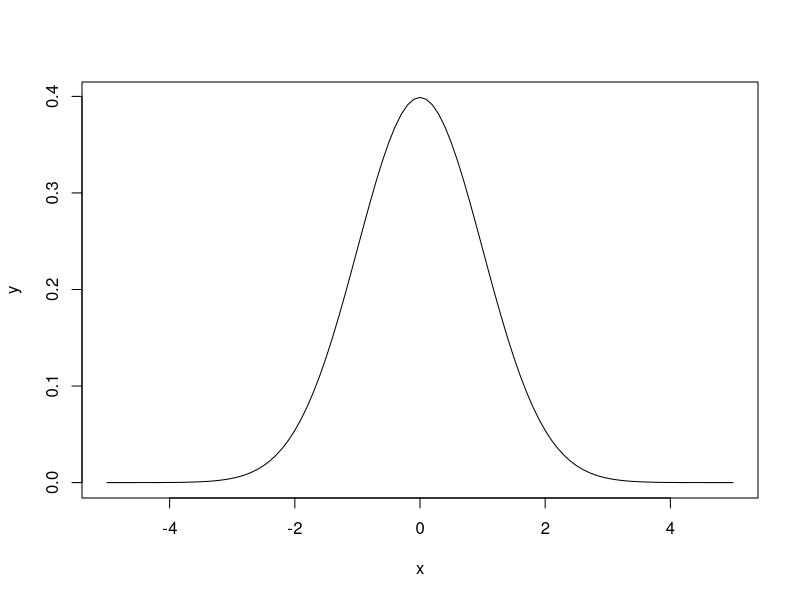

Generate this figure with R:
## ---- chunk 1
knitr::opts_chunk$set(echo = FALSE)
## ---- chunk 2
x = seq(-5, 5, by=0.1)
y = dnorm(x, mean=0, sd=1)
plot(x, y, type="l")
